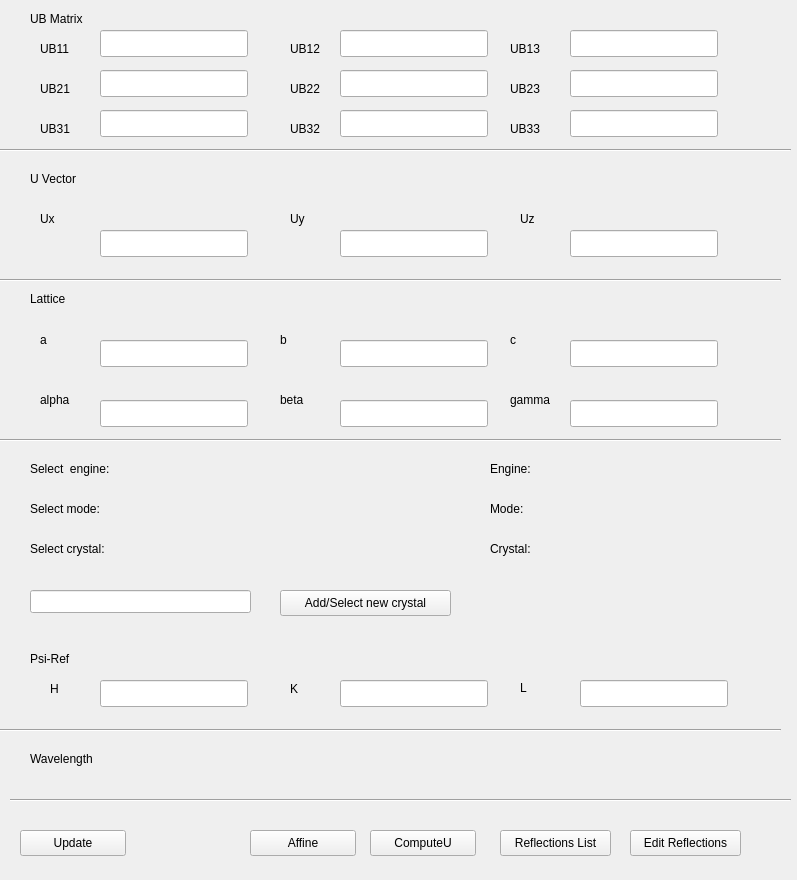
<?xml version="1.0" encoding="UTF-8"?>
<ui version="4.0">
 <class>ubmatrix</class>
 <widget class="TaurusWidget" name="ubmatrix">
  <property name="geometry">
   <rect>
    <x>0</x>
    <y>0</y>
    <width>797</width>
    <height>880</height>
   </rect>
  </property>
  <property name="windowTitle">
   <string>ubmatrix</string>
  </property>
  <widget class="QLabel" name="ub11label">
   <property name="geometry">
    <rect>
     <x>40</x>
     <y>40</y>
     <width>41</width>
     <height>17</height>
    </rect>
   </property>
   <property name="text">
    <string>UB11</string>
   </property>
  </widget>
  <widget class="TaurusValueLineEdit" name="taurusub11value">
   <property name="geometry">
    <rect>
     <x>100</x>
     <y>30</y>
     <width>148</width>
     <height>27</height>
    </rect>
   </property>
   <property name="readOnly">
    <bool>true</bool>
   </property>
  </widget>
  <widget class="QPushButton" name="UpdateButton">
   <property name="geometry">
    <rect>
     <x>20</x>
     <y>830</y>
     <width>106</width>
     <height>26</height>
    </rect>
   </property>
   <property name="text">
    <string>Update</string>
   </property>
  </widget>
  <widget class="QLabel" name="ub12label">
   <property name="geometry">
    <rect>
     <x>290</x>
     <y>40</y>
     <width>41</width>
     <height>17</height>
    </rect>
   </property>
   <property name="text">
    <string>UB12</string>
   </property>
  </widget>
  <widget class="QLabel" name="ub13label">
   <property name="geometry">
    <rect>
     <x>510</x>
     <y>40</y>
     <width>41</width>
     <height>17</height>
    </rect>
   </property>
   <property name="text">
    <string>UB13</string>
   </property>
  </widget>
  <widget class="QLabel" name="ub21label">
   <property name="geometry">
    <rect>
     <x>40</x>
     <y>80</y>
     <width>41</width>
     <height>17</height>
    </rect>
   </property>
   <property name="text">
    <string>UB21</string>
   </property>
  </widget>
  <widget class="QLabel" name="ub22label">
   <property name="geometry">
    <rect>
     <x>290</x>
     <y>80</y>
     <width>41</width>
     <height>17</height>
    </rect>
   </property>
   <property name="text">
    <string>UB22</string>
   </property>
  </widget>
  <widget class="QLabel" name="ub23label">
   <property name="geometry">
    <rect>
     <x>510</x>
     <y>80</y>
     <width>41</width>
     <height>17</height>
    </rect>
   </property>
   <property name="text">
    <string>UB23</string>
   </property>
  </widget>
  <widget class="QLabel" name="ub31label">
   <property name="geometry">
    <rect>
     <x>40</x>
     <y>120</y>
     <width>41</width>
     <height>17</height>
    </rect>
   </property>
   <property name="text">
    <string>UB31</string>
   </property>
  </widget>
  <widget class="QLabel" name="ub32label">
   <property name="geometry">
    <rect>
     <x>290</x>
     <y>120</y>
     <width>41</width>
     <height>17</height>
    </rect>
   </property>
   <property name="text">
    <string>UB32</string>
   </property>
  </widget>
  <widget class="QLabel" name="ub33label">
   <property name="geometry">
    <rect>
     <x>510</x>
     <y>120</y>
     <width>41</width>
     <height>17</height>
    </rect>
   </property>
   <property name="text">
    <string>UB33</string>
   </property>
  </widget>
  <widget class="TaurusValueLineEdit" name="taurusub12value">
   <property name="geometry">
    <rect>
     <x>340</x>
     <y>30</y>
     <width>148</width>
     <height>27</height>
    </rect>
   </property>
   <property name="readOnly">
    <bool>true</bool>
   </property>
  </widget>
  <widget class="TaurusValueLineEdit" name="taurusub13value">
   <property name="geometry">
    <rect>
     <x>570</x>
     <y>30</y>
     <width>148</width>
     <height>27</height>
    </rect>
   </property>
   <property name="readOnly">
    <bool>true</bool>
   </property>
  </widget>
  <widget class="TaurusValueLineEdit" name="taurusub21value">
   <property name="geometry">
    <rect>
     <x>100</x>
     <y>70</y>
     <width>148</width>
     <height>27</height>
    </rect>
   </property>
   <property name="readOnly">
    <bool>true</bool>
   </property>
  </widget>
  <widget class="TaurusValueLineEdit" name="taurusub22value">
   <property name="geometry">
    <rect>
     <x>340</x>
     <y>70</y>
     <width>148</width>
     <height>27</height>
    </rect>
   </property>
   <property name="readOnly">
    <bool>true</bool>
   </property>
  </widget>
  <widget class="TaurusValueLineEdit" name="taurusub23value">
   <property name="geometry">
    <rect>
     <x>570</x>
     <y>70</y>
     <width>148</width>
     <height>27</height>
    </rect>
   </property>
   <property name="readOnly">
    <bool>true</bool>
   </property>
  </widget>
  <widget class="TaurusValueLineEdit" name="taurusub31value">
   <property name="geometry">
    <rect>
     <x>100</x>
     <y>110</y>
     <width>148</width>
     <height>27</height>
    </rect>
   </property>
   <property name="readOnly">
    <bool>true</bool>
   </property>
  </widget>
  <widget class="TaurusValueLineEdit" name="taurusub32value">
   <property name="geometry">
    <rect>
     <x>340</x>
     <y>110</y>
     <width>148</width>
     <height>27</height>
    </rect>
   </property>
   <property name="readOnly">
    <bool>true</bool>
   </property>
  </widget>
  <widget class="TaurusValueLineEdit" name="taurusub33value">
   <property name="geometry">
    <rect>
     <x>570</x>
     <y>110</y>
     <width>148</width>
     <height>27</height>
    </rect>
   </property>
   <property name="readOnly">
    <bool>true</bool>
   </property>
  </widget>
  <widget class="QPushButton" name="ComputeUButton">
   <property name="geometry">
    <rect>
     <x>370</x>
     <y>830</y>
     <width>106</width>
     <height>26</height>
    </rect>
   </property>
   <property name="text">
    <string>ComputeU</string>
   </property>
  </widget>
  <widget class="Line" name="line">
   <property name="geometry">
    <rect>
     <x>0</x>
     <y>140</y>
     <width>791</width>
     <height>20</height>
    </rect>
   </property>
   <property name="orientation">
    <enum>Qt::Horizontal</enum>
   </property>
  </widget>
  <widget class="TaurusValueLineEdit" name="taurusuxeditvalue">
   <property name="geometry">
    <rect>
     <x>100</x>
     <y>230</y>
     <width>148</width>
     <height>27</height>
    </rect>
   </property>
  </widget>
  <widget class="TaurusValueLineEdit" name="taurusuyeditvalue">
   <property name="geometry">
    <rect>
     <x>340</x>
     <y>230</y>
     <width>148</width>
     <height>27</height>
    </rect>
   </property>
  </widget>
  <widget class="QLabel" name="uxlabel">
   <property name="geometry">
    <rect>
     <x>40</x>
     <y>210</y>
     <width>41</width>
     <height>17</height>
    </rect>
   </property>
   <property name="text">
    <string>Ux</string>
   </property>
  </widget>
  <widget class="TaurusValueLineEdit" name="taurusuzeditvalue">
   <property name="geometry">
    <rect>
     <x>570</x>
     <y>230</y>
     <width>148</width>
     <height>27</height>
    </rect>
   </property>
  </widget>
  <widget class="QLabel" name="uylabel">
   <property name="geometry">
    <rect>
     <x>290</x>
     <y>210</y>
     <width>41</width>
     <height>17</height>
    </rect>
   </property>
   <property name="text">
    <string>Uy</string>
   </property>
  </widget>
  <widget class="QLabel" name="uzlabel">
   <property name="geometry">
    <rect>
     <x>520</x>
     <y>210</y>
     <width>41</width>
     <height>17</height>
    </rect>
   </property>
   <property name="text">
    <string>Uz</string>
   </property>
  </widget>
  <widget class="Line" name="line_2">
   <property name="geometry">
    <rect>
     <x>0</x>
     <y>270</y>
     <width>781</width>
     <height>20</height>
    </rect>
   </property>
   <property name="orientation">
    <enum>Qt::Horizontal</enum>
   </property>
  </widget>
  <widget class="QLabel" name="ublabel">
   <property name="geometry">
    <rect>
     <x>30</x>
     <y>10</y>
     <width>71</width>
     <height>17</height>
    </rect>
   </property>
   <property name="text">
    <string>UB Matrix</string>
   </property>
  </widget>
  <widget class="QLabel" name="uvector_label">
   <property name="geometry">
    <rect>
     <x>30</x>
     <y>170</y>
     <width>71</width>
     <height>17</height>
    </rect>
   </property>
   <property name="text">
    <string>U Vector</string>
   </property>
  </widget>
  <widget class="QLabel" name="lattice_label">
   <property name="geometry">
    <rect>
     <x>30</x>
     <y>290</y>
     <width>71</width>
     <height>17</height>
    </rect>
   </property>
   <property name="text">
    <string>Lattice</string>
   </property>
  </widget>
  <widget class="QLabel" name="a_lattice_label">
   <property name="geometry">
    <rect>
     <x>40</x>
     <y>330</y>
     <width>21</width>
     <height>20</height>
    </rect>
   </property>
   <property name="text">
    <string>a</string>
   </property>
  </widget>
  <widget class="QLabel" name="b_lattice_label">
   <property name="geometry">
    <rect>
     <x>280</x>
     <y>330</y>
     <width>21</width>
     <height>20</height>
    </rect>
   </property>
   <property name="text">
    <string>b</string>
   </property>
  </widget>
  <widget class="QLabel" name="c_lattice_label">
   <property name="geometry">
    <rect>
     <x>510</x>
     <y>330</y>
     <width>21</width>
     <height>20</height>
    </rect>
   </property>
   <property name="text">
    <string>c</string>
   </property>
  </widget>
  <widget class="QLabel" name="alpha_lattice_label">
   <property name="geometry">
    <rect>
     <x>40</x>
     <y>390</y>
     <width>41</width>
     <height>20</height>
    </rect>
   </property>
   <property name="text">
    <string>alpha</string>
   </property>
  </widget>
  <widget class="QLabel" name="beta_lattice_label">
   <property name="geometry">
    <rect>
     <x>280</x>
     <y>390</y>
     <width>41</width>
     <height>20</height>
    </rect>
   </property>
   <property name="text">
    <string>beta</string>
   </property>
  </widget>
  <widget class="QLabel" name="gamma_lattice_label">
   <property name="geometry">
    <rect>
     <x>510</x>
     <y>390</y>
     <width>61</width>
     <height>20</height>
    </rect>
   </property>
   <property name="text">
    <string>gamma</string>
   </property>
  </widget>
  <widget class="TaurusValueLineEdit" name="taurusalatticeeditvalue">
   <property name="geometry">
    <rect>
     <x>100</x>
     <y>340</y>
     <width>148</width>
     <height>27</height>
    </rect>
   </property>
  </widget>
  <widget class="TaurusValueLineEdit" name="taurusblatticeeditvalue">
   <property name="geometry">
    <rect>
     <x>340</x>
     <y>340</y>
     <width>148</width>
     <height>27</height>
    </rect>
   </property>
  </widget>
  <widget class="TaurusValueLineEdit" name="taurusclatticeeditvalue">
   <property name="geometry">
    <rect>
     <x>570</x>
     <y>340</y>
     <width>148</width>
     <height>27</height>
    </rect>
   </property>
  </widget>
  <widget class="TaurusValueLineEdit" name="taurusalphalatticeeditvalue">
   <property name="geometry">
    <rect>
     <x>100</x>
     <y>400</y>
     <width>148</width>
     <height>27</height>
    </rect>
   </property>
  </widget>
  <widget class="TaurusValueLineEdit" name="taurusbetalatticeeditvalue">
   <property name="geometry">
    <rect>
     <x>340</x>
     <y>400</y>
     <width>148</width>
     <height>27</height>
    </rect>
   </property>
  </widget>
  <widget class="TaurusValueLineEdit" name="taurusgammalatticeeditvalue">
   <property name="geometry">
    <rect>
     <x>570</x>
     <y>400</y>
     <width>148</width>
     <height>27</height>
    </rect>
   </property>
  </widget>
  <widget class="Line" name="line_3">
   <property name="geometry">
    <rect>
     <x>0</x>
     <y>430</y>
     <width>781</width>
     <height>20</height>
    </rect>
   </property>
   <property name="orientation">
    <enum>Qt::Horizontal</enum>
   </property>
  </widget>
  <widget class="QPushButton" name="ReflectionsListButton">
   <property name="geometry">
    <rect>
     <x>500</x>
     <y>830</y>
     <width>111</width>
     <height>26</height>
    </rect>
   </property>
   <property name="text">
    <string>Reflections List</string>
   </property>
  </widget>
  <widget class="TaurusLabel" name="taurusuxvalue">
   <property name="geometry">
    <rect>
     <x>100</x>
     <y>200</y>
     <width>148</width>
     <height>20</height>
    </rect>
   </property>
  </widget>
  <widget class="TaurusLabel" name="taurusuyvalue">
   <property name="geometry">
    <rect>
     <x>340</x>
     <y>200</y>
     <width>148</width>
     <height>20</height>
    </rect>
   </property>
  </widget>
  <widget class="TaurusLabel" name="taurusuzvalue">
   <property name="geometry">
    <rect>
     <x>570</x>
     <y>200</y>
     <width>148</width>
     <height>20</height>
    </rect>
   </property>
  </widget>
  <widget class="TaurusLabel" name="taurusalatticevalue">
   <property name="geometry">
    <rect>
     <x>100</x>
     <y>320</y>
     <width>148</width>
     <height>20</height>
    </rect>
   </property>
  </widget>
  <widget class="TaurusLabel" name="taurusblatticevalue">
   <property name="geometry">
    <rect>
     <x>340</x>
     <y>320</y>
     <width>148</width>
     <height>20</height>
    </rect>
   </property>
  </widget>
  <widget class="TaurusLabel" name="taurusclatticevalue">
   <property name="geometry">
    <rect>
     <x>570</x>
     <y>320</y>
     <width>148</width>
     <height>20</height>
    </rect>
   </property>
  </widget>
  <widget class="TaurusLabel" name="taurusalphalatticevalue">
   <property name="geometry">
    <rect>
     <x>100</x>
     <y>380</y>
     <width>148</width>
     <height>20</height>
    </rect>
   </property>
  </widget>
  <widget class="TaurusLabel" name="taurusbetalatticevalue">
   <property name="geometry">
    <rect>
     <x>340</x>
     <y>380</y>
     <width>148</width>
     <height>20</height>
    </rect>
   </property>
  </widget>
  <widget class="TaurusLabel" name="taurusgammalatticevalue">
   <property name="geometry">
    <rect>
     <x>570</x>
     <y>380</y>
     <width>148</width>
     <height>20</height>
    </rect>
   </property>
  </widget>
  <widget class="QPushButton" name="EditReflectionsButton">
   <property name="geometry">
    <rect>
     <x>630</x>
     <y>830</y>
     <width>111</width>
     <height>26</height>
    </rect>
   </property>
   <property name="text">
    <string>Edit Reflections</string>
   </property>
  </widget>
  <widget class="QLabel" name="psiref_label">
   <property name="geometry">
    <rect>
     <x>30</x>
     <y>650</y>
     <width>71</width>
     <height>17</height>
    </rect>
   </property>
   <property name="text">
    <string>Psi-Ref</string>
   </property>
  </widget>
  <widget class="QLabel" name="h_label">
   <property name="geometry">
    <rect>
     <x>50</x>
     <y>680</y>
     <width>21</width>
     <height>17</height>
    </rect>
   </property>
   <property name="text">
    <string>H</string>
   </property>
  </widget>
  <widget class="QLabel" name="l_label">
   <property name="geometry">
    <rect>
     <x>520</x>
     <y>680</y>
     <width>21</width>
     <height>16</height>
    </rect>
   </property>
   <property name="text">
    <string>L</string>
   </property>
  </widget>
  <widget class="QLabel" name="k_label">
   <property name="geometry">
    <rect>
     <x>290</x>
     <y>680</y>
     <width>21</width>
     <height>17</height>
    </rect>
   </property>
   <property name="text">
    <string>K</string>
   </property>
  </widget>
  <widget class="TaurusLabel" name="taurusvalue_psirefh">
   <property name="geometry">
    <rect>
     <x>100</x>
     <y>660</y>
     <width>148</width>
     <height>20</height>
    </rect>
   </property>
  </widget>
  <widget class="TaurusLabel" name="taurusvalue_psirefk">
   <property name="geometry">
    <rect>
     <x>340</x>
     <y>660</y>
     <width>148</width>
     <height>20</height>
    </rect>
   </property>
  </widget>
  <widget class="TaurusLabel" name="taurusvalue_psirefl">
   <property name="geometry">
    <rect>
     <x>580</x>
     <y>660</y>
     <width>148</width>
     <height>20</height>
    </rect>
   </property>
  </widget>
  <widget class="TaurusValueLineEdit" name="tauruseditvalue_psirefh">
   <property name="geometry">
    <rect>
     <x>100</x>
     <y>680</y>
     <width>148</width>
     <height>27</height>
    </rect>
   </property>
  </widget>
  <widget class="TaurusValueLineEdit" name="tauruseditvalue_psirefk">
   <property name="geometry">
    <rect>
     <x>340</x>
     <y>680</y>
     <width>148</width>
     <height>27</height>
    </rect>
   </property>
  </widget>
  <widget class="TaurusValueLineEdit" name="tauruseditvalue_psirefl">
   <property name="geometry">
    <rect>
     <x>580</x>
     <y>680</y>
     <width>148</width>
     <height>27</height>
    </rect>
   </property>
  </widget>
  <widget class="QLabel" name="label_15">
   <property name="geometry">
    <rect>
     <x>30</x>
     <y>500</y>
     <width>91</width>
     <height>17</height>
    </rect>
   </property>
   <property name="text">
    <string>Select mode:</string>
   </property>
  </widget>
  <widget class="QLabel" name="label_13">
   <property name="geometry">
    <rect>
     <x>490</x>
     <y>500</y>
     <width>41</width>
     <height>17</height>
    </rect>
   </property>
   <property name="text">
    <string>Mode:</string>
   </property>
  </widget>
  <widget class="TaurusLabel" name="taurusLabelEngine">
   <property name="geometry">
    <rect>
     <x>550</x>
     <y>460</y>
     <width>161</width>
     <height>19</height>
    </rect>
   </property>
  </widget>
  <widget class="TaurusLabel" name="taurusLabelEngineMode">
   <property name="geometry">
    <rect>
     <x>550</x>
     <y>500</y>
     <width>161</width>
     <height>19</height>
    </rect>
   </property>
  </widget>
  <widget class="QLabel" name="label_14">
   <property name="geometry">
    <rect>
     <x>490</x>
     <y>460</y>
     <width>61</width>
     <height>17</height>
    </rect>
   </property>
   <property name="text">
    <string>Engine:</string>
   </property>
  </widget>
  <widget class="QLabel" name="label_16">
   <property name="geometry">
    <rect>
     <x>30</x>
     <y>540</y>
     <width>91</width>
     <height>17</height>
    </rect>
   </property>
   <property name="text">
    <string>Select crystal:</string>
   </property>
  </widget>
  <widget class="Line" name="line_4">
   <property name="geometry">
    <rect>
     <x>0</x>
     <y>720</y>
     <width>781</width>
     <height>20</height>
    </rect>
   </property>
   <property name="orientation">
    <enum>Qt::Horizontal</enum>
   </property>
  </widget>
  <widget class="QLabel" name="label_17">
   <property name="geometry">
    <rect>
     <x>30</x>
     <y>460</y>
     <width>101</width>
     <height>17</height>
    </rect>
   </property>
   <property name="text">
    <string>Select  engine:</string>
   </property>
  </widget>
  <widget class="QLabel" name="label_18">
   <property name="geometry">
    <rect>
     <x>490</x>
     <y>540</y>
     <width>51</width>
     <height>17</height>
    </rect>
   </property>
   <property name="text">
    <string>Crystal:</string>
   </property>
  </widget>
  <widget class="TaurusLabel" name="taurusLabelCrystal">
   <property name="geometry">
    <rect>
     <x>550</x>
     <y>540</y>
     <width>161</width>
     <height>19</height>
    </rect>
   </property>
  </widget>
  <widget class="QPushButton" name="AffineButton">
   <property name="geometry">
    <rect>
     <x>250</x>
     <y>830</y>
     <width>106</width>
     <height>26</height>
    </rect>
   </property>
   <property name="text">
    <string>Affine</string>
   </property>
  </widget>
  <widget class="QPushButton" name="AddCrystalButton">
   <property name="geometry">
    <rect>
     <x>280</x>
     <y>590</y>
     <width>171</width>
     <height>26</height>
    </rect>
   </property>
   <property name="text">
    <string>Add/Select new crystal</string>
   </property>
  </widget>
  <widget class="QLineEdit" name="NewCrystalLineEdit">
   <property name="geometry">
    <rect>
     <x>30</x>
     <y>590</y>
     <width>221</width>
     <height>23</height>
    </rect>
   </property>
  </widget>
  <widget class="Line" name="line_5">
   <property name="geometry">
    <rect>
     <x>10</x>
     <y>790</y>
     <width>781</width>
     <height>20</height>
    </rect>
   </property>
   <property name="orientation">
    <enum>Qt::Horizontal</enum>
   </property>
  </widget>
  <widget class="QLabel" name="wavelength_label">
   <property name="geometry">
    <rect>
     <x>30</x>
     <y>750</y>
     <width>131</width>
     <height>17</height>
    </rect>
   </property>
   <property name="text">
    <string>Wavelength</string>
   </property>
  </widget>
  <widget class="TaurusLabel" name="tauruswavelengthvalue">
   <property name="geometry">
    <rect>
     <x>180</x>
     <y>750</y>
     <width>148</width>
     <height>20</height>
    </rect>
   </property>
  </widget>
 </widget>
 <customwidgets>
  <customwidget>
   <class>TaurusWidget</class>
   <extends>QWidget</extends>
   <header>taurus.qt.qtgui.container</header>
   <container>1</container>
  </customwidget>
  <customwidget>
   <class>TaurusLabel</class>
   <extends>QLabel</extends>
   <header>taurus.qt.qtgui.display</header>
  </customwidget>
  <customwidget>
   <class>TaurusValueLineEdit</class>
   <extends>QLineEdit</extends>
   <header>taurus.qt.qtgui.input</header>
  </customwidget>
 </customwidgets>
 <resources/>
 <connections/>
</ui>
